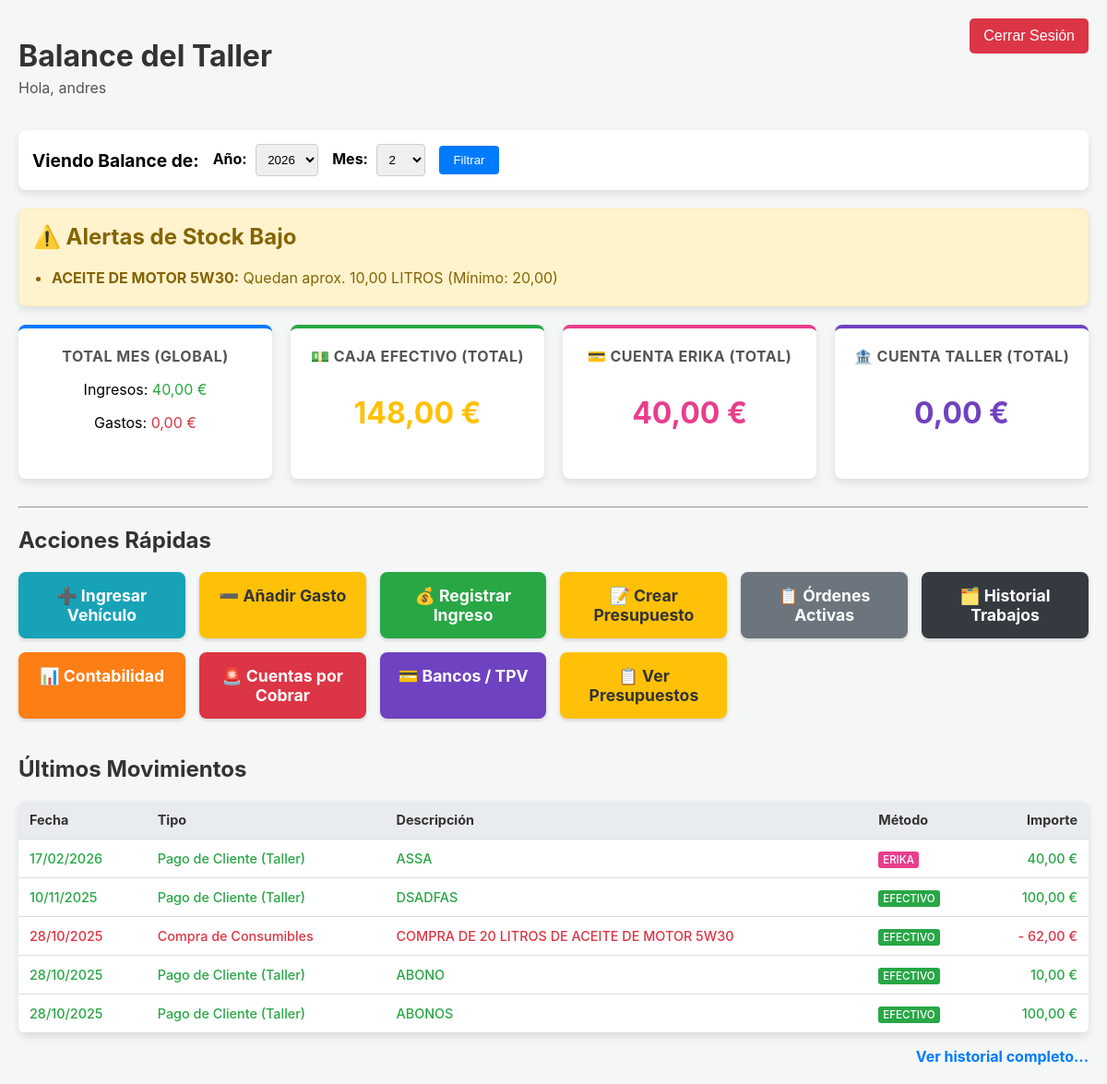
The app's page / (signed in) with its own data.
### taller/models.py (models this page shows, shortened)
class TipoConsumible(models.Model):
    nombre = models.CharField(max_length=100)
    unidad_medida = models.CharField(max_length=20)
    nivel_minimo_stock = models.DecimalField(max_digits=10, decimal_places=2, null=True, blank=True)

class Ingreso(models.Model):
    CATEGORIA_CHOICES = [
        ('Taller', 'Pago de Cliente (Taller)'),
        ('Grua', 'Servicio de Grúa'),
        ('Otras Ganancias', 'Otras Ganancias'),
        ('Otros', 'Otros Ingresos'),
    ]
    METODO_PAGO_CHOICES = [
        ('EFECTIVO', 'Efectivo (Caja)'),
        ('CUENTA_ERIKA', 'Cuenta Erika (Compartida)'),
        ('CUENTA_TALLER', 'Cuenta Taller (Nueva)'),
    ]
    metodo_pago = models.CharField(max_length=20, choices=METODO_PAGO_CHOICES, default='EFECTIVO')
    fecha = models.DateField(default=timezone.now)
    categoria = models.CharField(max_length=30, choices=CATEGORIA_CHOICES)
    importe = models.DecimalField(max_digits=10, decimal_places=2)
    descripcion = models.CharField(max_length=255)
    orden = models.ForeignKey(OrdenDeReparacion, on_delete=models.SET_NULL, null=True, blank=True)
    es_tpv = models.BooleanField(default=False)

class Gasto(models.Model):
    CATEGORIA_CHOICES = [
        ('Repuestos', 'Repuestos'),
        ('Sueldos', 'Sueldos'),
        ('Herramientas', 'Herramientas'),
        ('Suministros', 'Suministros'),
        ('Gasolina/Diesel', 'Gasolina/Diesel'),
        ('Otros', 'Otros'),
        ('Compra de Consumibles', 'Compra de Consumibles'),
    ]
    METODO_PAGO_CHOICES = [
        ('EFECTIVO', 'Efectivo (Caja)'),
        ('CUENTA_ERIKA', 'Cuenta Erika (Compartida)'),
        ('CUENTA_TALLER', 'Cuenta Taller (Nueva)'),
    ]
    metodo_pago = models.CharField(max_length=20, choices=METODO_PAGO_CHOICES, default='EFECTIVO')
    fecha = models.DateField(default=timezone.now)
    categoria = models.CharField(max_length=30, choices=CATEGORIA_CHOICES)
    importe = models.DecimalField(max_digits=10, decimal_places=2, null=True, blank=True)
    descripcion = models.CharField(max_length=255, null=True, blank=True)
    orden = models.ForeignKey(OrdenDeReparacion, on_delete=models.SET_NULL, null=True, blank=True, related_name='gastos')
    vehiculo = models.ForeignKey(Vehiculo, on_delete=models.SET_NULL, null=True, blank=True)
    empleado = models.ForeignKey(Empleado, on_delete=models.SET_NULL, null=True, blank=True)
    pagado_con_tarjeta = models.BooleanField(default=False)

### taller/views.py (the view)
# urls.py: path('', views.home, name='home'),
@login_required
def home(request):
    hoy = timezone.now()
    ano_seleccionado_str = request.GET.get('ano')
    mes_seleccionado_str = request.GET.get('mes')
    if ano_seleccionado_str:
        try:
            ano_actual = int(ano_seleccionado_str)
        except (ValueError, TypeError):
            ano_actual = hoy.year
    else:
        ano_actual = hoy.year
    if mes_seleccionado_str:
        try:
            mes_actual = int(mes_seleccionado_str)
            if not 1 <= mes_actual <= 12:
                mes_actual = hoy.month
        except (ValueError, TypeError):
            mes_actual = hoy.month
    else:
        mes_actual = hoy.month
    ingresos_mes = Ingreso.objects.filter(fecha__month=mes_actual, fecha__year=ano_actual)
    gastos_mes = Gasto.objects.filter(fecha__month=mes_actual, fecha__year=ano_actual)
    total_ingresos = ingresos_mes.aggregate(total=Sum('importe'))['total'] or Decimal('0.00')
    total_gastos = gastos_mes.aggregate(total=Sum('importe'))['total'] or Decimal('0.00')
    ing_efectivo = Ingreso.objects.filter(metodo_pago='EFECTIVO').aggregate(total=Sum('importe'))['total'] or Decimal('0.00')
    gas_efectivo = Gasto.objects.filter(metodo_pago='EFECTIVO').aggregate(total=Sum('importe'))['total'] or Decimal('0.00')
    balance_efectivo = ing_efectivo - gas_efectivo
    ing_erika = Ingreso.objects.filter(metodo_pago='CUENTA_ERIKA').aggregate(total=Sum('importe'))['total'] or Decimal('0.00')
    gas_erika = Gasto.objects.filter(metodo_pago='CUENTA_ERIKA').aggregate(total=Sum('importe'))['total'] or Decimal('0.00')
    balance_erika = ing_erika - gas_erika
    ing_taller = Ingreso.objects.filter(metodo_pago='CUENTA_TALLER').aggregate(total=Sum('importe'))['total'] or Decimal('0.00')
    gas_taller = Gasto.objects.filter(metodo_pago='CUENTA_TALLER').aggregate(total=Sum('importe'))['total'] or Decimal('0.00')
    balance_taller = ing_taller - gas_taller
    ultimos_gastos = Gasto.objects.order_by('-id')[:5]
    ultimos_ingresos = Ingreso.objects.order_by('-id')[:5]
    movimientos_combinados = sorted(
        list(ultimos_gastos) + list(ultimos_ingresos),
        key=lambda mov: mov.fecha if hasattr(mov, 'fecha') else timezone.now().date(),
        reverse=True
    )
    movimientos_recientes = movimientos_combinados[:5]
    tipos_consumible = TipoConsumible.objects.all()
    alertas_stock = []
    for tipo in tipos_consumible:
        total_comprado = CompraConsumible.objects.filter(tipo=tipo).aggregate(total=Sum('cantidad'))['total'] or Decimal('0.00')
        total_usado_ordenes = UsoConsumible.objects.filter(tipo=tipo).aggregate(total=Sum('cantidad_usada'))['total'] or Decimal('0.00')
        total_ajustado = AjusteStockConsumible.objects.filter(tipo=tipo).aggregate(total=Sum('cantidad_ajustada'))['total'] or Decimal('0.00')
        stock_actual = total_comprado - total_usado_ordenes + total_ajustado
        if tipo.nivel_minimo_stock is not None and stock_actual <= tipo.nivel_minimo_stock:
            alertas_stock.append({
                'nombre': tipo.nombre, 'stock_actual': stock_actual,
                'unidad': tipo.unidad_medida, 'minimo': tipo.nivel_minimo_stock
            })
    is_read_only_user = request.user.groups.filter(name='Solo Ver').exists()
    anos_y_meses_data = get_anos_y_meses_con_datos()
    anos_disponibles = sorted(anos_y_meses_data.keys(), reverse=True)
    context = {
        'total_ingresos': total_ingresos,
        'total_gastos': total_gastos,
        'balance_efectivo': balance_efectivo,
        'balance_erika': balance_erika,
        'balance_taller': balance_taller,
        'movimientos_recientes': movimientos_recientes,
        'alertas_stock': alertas_stock,
        'is_read_only_user': is_read_only_user,
        'anos_disponibles': anos_disponibles,
        'ano_seleccionado': ano_actual,
        'mes_seleccionado': mes_actual,
        'meses_del_ano': range(1, 13)
    }
    return render(request, 'taller/home.html', context)

### taller/templates/taller/home.html (shortened to what this page needs)
<!DOCTYPE html>
{% load static %}
{% load taller_extras %}
<html lang="es">
<head>
    <link rel="stylesheet" href="{% static 'taller/css/main.css' %}">
    <link rel="stylesheet" href="{% static 'taller/css/responsive.css' %}">
</head>
<body>
    <div class="header">
        {% if user.is_authenticated %}
            <div>
                <h1>Balance del Taller</h1>
                <p>Hola, {{ user.username }}</p>
            </div>
            <form method="post" action="{% url 'logout' %}" style="margin: 0;">
                <button type="submit" class="back-btn" style="background-color: #dc3545; border: none; cursor: pointer; font-size: 1em;">Cerrar Sesión</button>
            </form>
        {% else %}
            <h1>Balance del Taller</h1>
            <a href="{% url 'login' %}" class="btn btn-new" style="background-color: #007bff;">Iniciar Sesión</a>
        {% endif %}
    </div>
    <div class="filters">
        <h3>Viendo Balance de:</h3>
        <form method="get" action="{% url 'home' %}">
            <div>
                <label for="ano">Año:</label>
                <select name="ano" id="ano">
                    {% for ano in anos_disponibles %}
                        <option value="{{ ano }}" {% if ano_seleccionado == ano %}selected{% endif %}>{{ ano }}</option>
                    {% endfor %}
                </select>
            </div>
            <div>
                <label for="mes">Mes:</label>
                <select name="mes" id="mes">
                    {% for i in meses_del_ano %}
                        <option value="{{ i }}" {% if mes_seleccionado == i %}selected{% endif %}>{{ i }}</option>
                    {% endfor %}
                </select>
            </div>
            <button type="submit">Filtrar</button>
        </form>
    </div>
    {% if alertas_stock %}
        <div class="alertas-stock">
            <h2 style="margin-top: 0; color: #856404;">⚠️ Alertas de Stock Bajo</h2>
            <ul style="margin: 0; padding-left: 20px;">
                {% for alerta in alertas_stock %}
                    <li style="margin-bottom: 5px;">
                        <strong>{{ alerta.nombre }}:</strong> Quedan aprox. {{ alerta.stock_actual|floatformat:2 }} {{ alerta.unidad }} (Mínimo: {{ alerta.minimo|floatformat:2 }})
                    </li>
                {% endfor %}
            </ul>
        </div>
    {% endif %}
    <div class="dashboard">
        <div class="card" style="border-top: 4px solid #007bff;">
            <h2>Total Mes (Global)</h2>
            <p>Ingresos: <span class="ingresos">{{ total_ingresos|floatformat:2 }} €</span></p>
            <p>Gastos: <span class="gastos">{{ total_gastos|floatformat:2 }} €</span></p>
        </div>
        <div class="card" style="border-top: 4px solid #28a745;">
            <h2>💵 Caja Efectivo (Total)</h2>
            <p class="amount balance-caja {% if balance_efectivo < 0 %}negativo{% endif %}">{{ balance_efectivo|floatformat:2 }} €</p>
        </div>
        <div class="card" style="border-top: 4px solid #e83e8c;">
            <h2>💳 Cuenta Erika (Total)</h2>
            <p class="amount" style="color: #e83e8c;">{{ balance_erika|floatformat:2 }} €</p>
        </div>
        <div class="card" style="border-top: 4px solid #6f42c1;">
            <h2>🏦 Cuenta Taller (Total)</h2>
            <p class="amount" style="color: #6f42c1;">{{ balance_taller|floatformat:2 }} €</p>
        </div>
    </div>
    <hr>
    <h2>Acciones Rápidas</h2>
    <div class="action-buttons">
        {% if not is_read_only_user %}
            <a href="{% url 'ingresar_vehiculo' %}" class="btn btn-ingresar">➕ Ingresar Vehículo</a>
            <a href="{% url 'anadir_gasto' %}" class="btn btn-gasto">➖ Añadir Gasto</a>
            <a href="{% url 'registrar_ingreso' %}" class="btn btn-ingreso-dinero">💰 Registrar Ingreso</a>
            <a href="{% url 'crear_presupuesto' %}" class="btn" style="background-color: #ffc107; color: #333;">📝 Crear Presupuesto</a>
        {% endif %}
        <a href="{% url 'lista_ordenes' %}" class="btn" style="background-color: #6c757d;">📋 Órdenes Activas</a>
        <a href="{% url 'historial_ordenes' %}" class="btn" style="background-color: #343a40;">🗂️ Historial Trabajos</a>
        <a href="{% url 'contabilidad' %}" class="btn" style="background-color: #fd7e14;">📊 Contabilidad</a>
        <a href="{% url 'cuentas_por_cobrar' %}" class="btn" style="background-color: #dc3545;">🚨 Cuentas por Cobrar</a>
        <a href="{% url 'informe_tarjeta' %}" class="btn" style="background-color: #6f42c1;">💳 Bancos / TPV</a>
        <a href="{% url 'lista_presupuestos' %}" class="btn" style="background-color: #ffc107; color: #333;">📋 Ver Presupuestos</a>
    </div>
    <div style="margin-top: 40px;">
        <h2>Últimos Movimientos</h2>
        <table class="history-table">
            <thead>
                <tr>
                    <th>Fecha</th>
                    <th>Tipo</th>
                    <th>Descripción</th>
                    <th>Método</th>
                    <th style="text-align: right;">Importe</th>
                </tr>
            </thead>
            <tbody>
                {% for movimiento in movimientos_recientes %}
                    {% with es_gasto=movimiento|get_class_name|is_gasto %}
                    <tr class="{% if es_gasto %}gasto-row{% else %}ingreso-row{% endif %}">
                        <td>{{ movimiento.fecha|date:"d/m/Y" }}</td>
                        <td>{{ movimiento.get_categoria_display }}</td>
                        <td>{{ movimiento.descripcion }}</td>
                        <td>
                            {% if movimiento.metodo_pago == 'CUENTA_ERIKA' %}
                                <span style="background-color: #e83e8c; color: white; padding: 2px 5px; border-radius: 3px; font-size: 0.8em;">ERIKA</span>
                            {% elif movimiento.metodo_pago == 'CUENTA_TALLER' %}
                                <span style="background-color: #6f42c1; color: white; padding: 2px 5px; border-radius: 3px; font-size: 0.8em;">TALLER</span>
                            {% else %}
                                <span style="background-color: #28a745; color: white; padding: 2px 5px; border-radius: 3px; font-size: 0.8em;">EFECTIVO</span>
                            {% endif %}
                        </td>
                        <td style="text-align: right;">
                            {% if es_gasto %}-{% endif %}
                            {{ movimiento.importe|floatformat:2 }} €
                        </td>
                    </tr>
                    {% endwith %}
                {% empty %}
                    <tr>
                        <td colspan="5" style="text-align: center; padding: 20px;">No hay movimientos recientes.</td>
                    </tr>
                {% endfor %}
            </tbody>
        </table>
        <div style="text-align: right; margin-top: 15px;">
            <a href="{% url 'historial_movimientos' %}" style="font-weight: bold; color: #007bff; text-decoration: none;">Ver historial completo...</a>
        </div>
    </div>
</body>
</html>

### records on screen
TipoConsumible: nombre "ACEITE DE MOTOR 5W30", unidad "LITROS", minimo "20,00"
Ingreso: fecha "17/02/2026", categoria "Pago de Cliente (Taller)", descripcion "ASSA", metodo_pago "ERIKA", importe "40,00"
Ingreso: fecha "10/11/2025", categoria "Pago de Cliente (Taller)", descripcion "DSADFAS", metodo_pago "EFECTIVO", importe "100,00"
Gasto: fecha "28/10/2025", categoria "Compra de Consumibles", descripcion "COMPRA DE 20 LITROS DE ACEITE DE MOTOR 5W30", metodo_pago "EFECTIVO", importe "62,00"
Ingreso: fecha "28/10/2025", categoria "Pago de Cliente (Taller)", descripcion "ABONO", metodo_pago "EFECTIVO", importe "10,00"
Ingreso: fecha "28/10/2025", categoria "Pago de Cliente (Taller)", descripcion "ABONOS", metodo_pago "EFECTIVO", importe "100,00"

### other values on screen
{{ user.username }} "andres"
{{ alerta.stock_actual|floatformat:2 }} "10,00"
{{ total_ingresos|floatformat:2 }} "40,00"
{{ total_gastos|floatformat:2 }} "0,00"
{{ balance_efectivo|floatformat:2 }} "148,00"
{{ balance_erika|floatformat:2 }} "40,00"
{{ balance_taller|floatformat:2 }} "0,00"
form field ano "2026"
form field mes "2"
